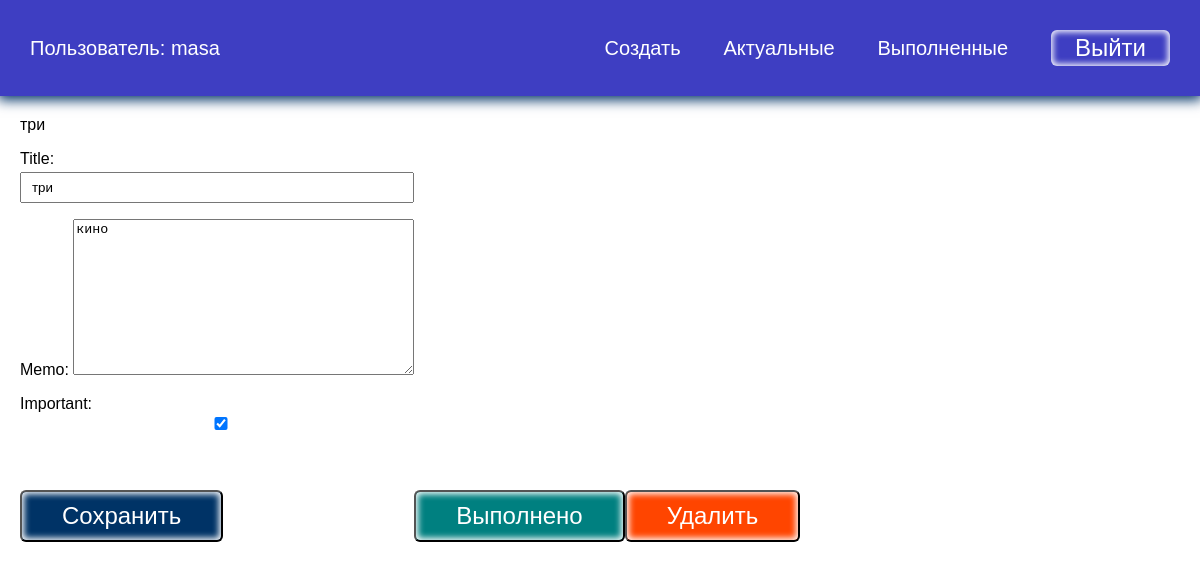
/todo/7 (signed in), run on the app's committed database.
### todo/models.py (models this page shows, shortened)
class Todo(models.Model): #класс куда будут сохраняться задачи
    title = models.CharField(max_length=100)
    memo = models.TextField(blank=True)
    created = models.DateTimeField(auto_now_add=True)
    date_completed = models.DateTimeField(blank=True, null=True)
    important = models.BooleanField(default=False)
    user = models.ForeignKey(User, on_delete=models.CASCADE)

### todo/views.py (the view, shortened to what this page needs)
# urls.py: path('todo/<int:todo_pk>', views.viewtodo, name='viewtodo'),
@login_required
def viewtodo(request, todo_pk):
    todo = get_object_or_404(Todo, pk=todo_pk)
    if request.method == 'GET':
        form = TodoForm(instance=todo)
        return render(request, 'todo/viewtodo.html', {'todo': todo, 'form': form})

### todo/forms.py
class TodoForm(ModelForm):
    class Meta:  #служебный класс из ModelForm
        model = Todo #с какоймоделью делаем связь поля
        fields = ['title', 'memo', 'important'] #какие поля выводить

### todo/templates/todo/viewtodo.html (shortened to what this page needs)
{% extends 'todo/base.html' %}
{% block content%}
{{ todo.title }}
<div class="but">
<form method="POST">
    {{ form.as_p }}
    <button class="btn">Сохранить</button>
</form>
<form action="{% url 'completetodo' todo.id %}" method="post">
    <button class="btn good">Выполнено</button>
</form>
<form action="{% url 'deletetodo' todo.id %}", method="post">
    <button class="btn remove">Удалить</button>
</form>
</div>
{% endblock %}

### todo/templates/todo/base.html (shortened to what this page needs)
<!DOCTYPE html>
{% load static %}
<html lang="en">
<head>
    <link rel="stylesheet" href="{% static 'css/style.css' %}">
</head>
<body>
{% if user.is_authenticated %}
<div class="menu">
    <div class="wrap">
        <ul>
            <li class="logo">Пользователь: {{ user.username }}</li>
            <li><a href="{% url 'createtodo' %}">Создать</a></li>
            <li><a href="{% url 'curenttodos' %}">Актуальные</a></li>
            <li><a href="{% url 'completetodos' %}">Выполненные</a></li>
            <li>
                <form action="{% url 'logoutuser' %}" method="post">
                    <button class="top">Выйти</button>
                </form>
            </li>
        </ul>
    </div>
</div>
{% endif %}
<div class="content">
  <div class="wrap">
    {% block content%}
    {% endblock %}
  </div>
</div>
</body>
</html>

### todo/static/css/style.css (style rules this page uses)
body { padding: 0; margin: 0; font-family: Arial, Helvetica, sans-serif; }
.wrap { max-width: 1200px; margin: 0 auto; padding: 10px 30px; box-sizing: border-box; }
.menu { background: rgb(62, 62, 194); box-shadow: 0 2px 12px 2px #003366; }
ul { list-style: none; padding: 0; }
.menu a { color: #FFF; }
.menu ul { display: flex; justify-content: space-between; align-items: center; font-size: 20px; }
.menu .logo { color: #FFF; margin-right: 30%; }
a { text-decoration: none; }
.content .wrap { max-width: 1200px; margin: 0 auto; padding: 20px; box-sizing: border-box; }
.btn { background: #003366; color: #FFF; }
button { border-radius: 6px; box-shadow: inset 0 0 6px 2px #FFF; padding: 10px 40px; margin-top: 40px; font-size: 24px; cursor: pointer; }
input { width: 100%; padding: 6px 10px; box-sizing: border-box; margin-top: 4px; }
.top { padding: 4px 24px; margin-top: 0; background: transparent; border: none; color: #FFF; }
.but { display: flex; align-items: flex-end; }
.good { background: teal; }
.remove { background: orangered; }

### data on the page
Todo: title "три", memo "кино", important "☑"

### other printed values
{{ user.username }} "masa"
